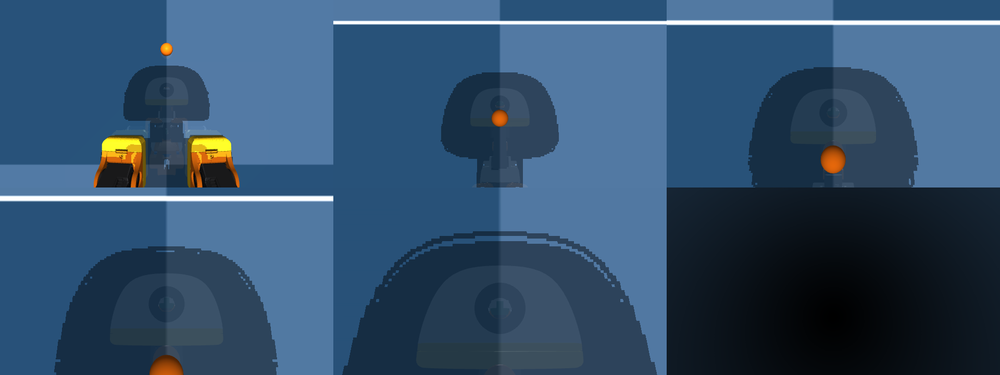
#> input picture cmu/grasp/visibility/strip.png, 1000 x 375 px, shrunk from 1920 x 720 before the run
$ python orange_target.py ../grasp/visibility/strip.png
#> lines starting #> are read from the running program, lines starting #| are printed output that depends on the picture; after the words box and inside, x2 and y2 are one past the last pixel; in counts of white or black regions, pixels touching at a corner belong together
#> in main, img is the input picture: shape (375, 1000, 3); mean B, G, R 107.7, 79.4, 50.7
#!/usr/bin/env python3
"""Orange-blob detector for the MicroDuck head camera (same recipe as omx-local/locate.py orange_mask).

    from orange_target import detect
    hit = detect(frame_bgr)                   # None when no blob >= min_area px, else a dict
    hit["cx"], hit["cy"]                       # centroid in pixels (x right, y down)
    hit["area"]                                # pixels in the largest connected component
    hit["bbox"]                                # (x, y, w, h)
    hit = detect(frame_bgr, mask=True)         # also returns hit["mask"], a uint8 0/255 image of that component

Recipe: BGR -> HSV, inRange(hsv_lo, hsv_hi), morphological open 5x5, largest connected component.

CLI (run with ~/.venvs/microduck-walk/bin/python):
    orange_target.py image.jpg [--out annotated.jpg] [--lo 5,120,120 --hi 22,255,255] [--min-area 80] [--hist]
    --hist prints the H/S/V percentiles of the whole image, to see what the floor/desk produces.
"""
import argparse

import cv2
import numpy as np

HSV_LO = (5, 120, 120)
HSV_HI = (22, 255, 255)
MIN_AREA = 80
KERNEL = np.ones((5, 5), np.uint8)


def detect(frame_bgr, hsv_lo=HSV_LO, hsv_hi=HSV_HI, min_area=MIN_AREA, mask=False, accept=None):
    """Largest in-range blob; accept(x, y, w, h) -> bool, when given, skips blobs it rejects (e.g. above the horizon)."""
#> called with hsv_lo = (5, 120, 120), hsv_hi = (22, 255, 255), min_area = 80, mask = True
    hsv = cv2.cvtColor(frame_bgr, cv2.COLOR_BGR2HSV)
#> hsv: shape (375, 1000, 3); mean H, S, V 103.2, 145.7, 109.7
    mk = cv2.inRange(hsv, tuple(hsv_lo), tuple(hsv_hi))
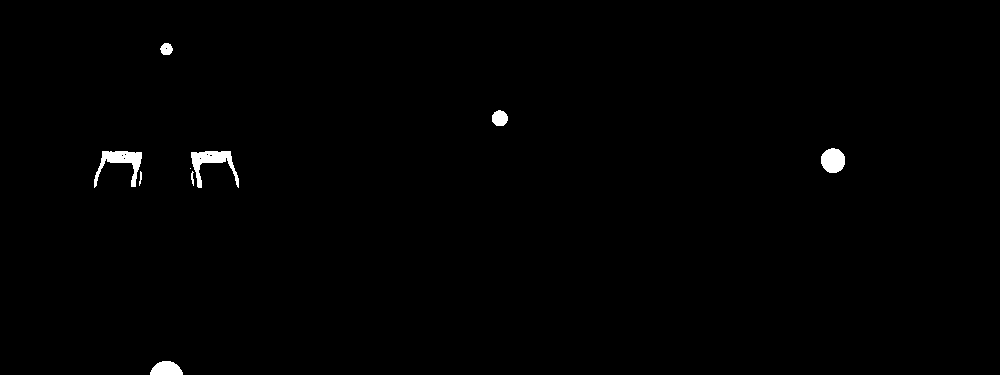
#> mk: shape (375, 1000); 0.68% white; 9 white regions (1 under 20 px), largest, box (x1, y1, x2, y2) and area: (191, 151, 239, 188) 665, (94, 151, 142, 188) 660, (821, 148, 845, 173) 476
    mk = cv2.morphologyEx(mk, cv2.MORPH_OPEN, KERNEL)
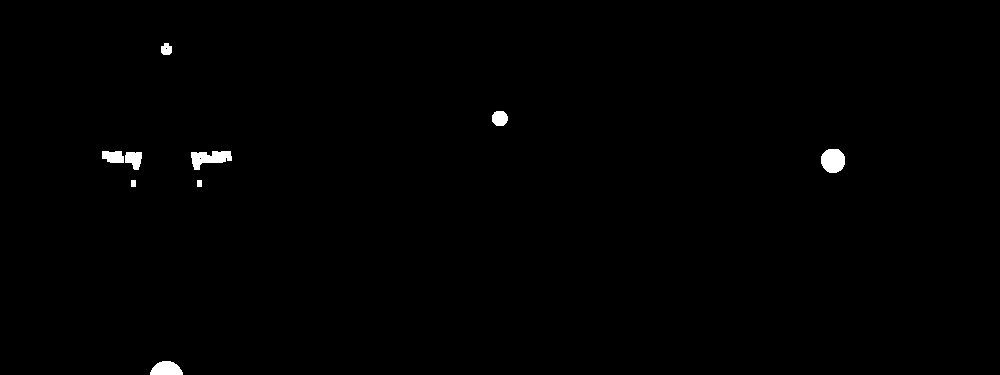
#> mk: shape (375, 1000); 0.57% white; 9 white regions, largest, box (x1, y1, x2, y2) and area: (821, 149, 845, 173) 472, (191, 151, 232, 170) 470, (150, 361, 183, 375) 356
    n, lab, stats, cents = cv2.connectedComponentsWithStats(mk)
#> lab: shape (375, 1000) int32; 10 distinct labels, from 0 to 9
#> n = 10; stats = [[0, 0, 1000, 375, 372874], [161, 43, 11, 12, 107], [492, 111, 16, 15, 199], [821, 149, 24, 24, 472], [102, 151, 22, 12, 225], [191, 151, 41, 19, 470], [125, 152, 17, 18, 227], [131, 180, 5, 7, 35], [197, 180, 5, 7, 35], [150, 361, 33, 14, 356]]; cents = [[500.4, 187], [166, 48.97], [499.4, 118], [832.6, 160.3], [112.9, 156.4], [209.4, 157.7], [133.5, 158.8], [133, 183], [199, 183], [165.9, 368.6]]
    if n < 2:
        return None
    k = None
    for j in 1 + np.argsort(-stats[1:, cv2.CC_STAT_AREA]):
        if stats[j, cv2.CC_STAT_AREA] < min_area:
            break
        if accept is None or accept(*(int(stats[j, i]) for i in (cv2.CC_STAT_LEFT, cv2.CC_STAT_TOP,
                                                                   cv2.CC_STAT_WIDTH, cv2.CC_STAT_HEIGHT))):
            k = int(j)
            break
#> this loop made 1 pass
#> (j, k) on pass 1: (3, 3)
    if k is None:
        return None
    area = int(stats[k, cv2.CC_STAT_AREA])
#> area = 472
    x, y, w, h = (int(stats[k, i]) for i in (cv2.CC_STAT_LEFT, cv2.CC_STAT_TOP, cv2.CC_STAT_WIDTH, cv2.CC_STAT_HEIGHT))
#> x = 821; y = 149; w = 24; h = 24
    # base_cx: centre column of the blob's lowest rows (the object's footprint); the whole-blob centroid of a tall
    # object seen from above sits outward of its base, which put a 9 cm box 4 cm off in y at 15 cm (sim, 2026-10-16)
    foot = lab[y + h - max(1, h // 10):y + h, x:x + w] == k
    cols = np.nonzero(foot.any(axis=0))[0]
#> cols = [6, 7, 8, 9, 10, 11, 12, 13, 14, 15, 16, 17]
    base_cx = float(x + (cols.min() + cols.max()) / 2.0) if cols.size else float(cents[k, 0])
#> base_cx = 832.5
    out = {"cx": float(cents[k, 0]), "cy": float(cents[k, 1]), "base_cx": base_cx, "area": area, "bbox": (x, y, w, h),
           "n_blobs": int(n - 1)}
#> out = {'cx': 832.6, 'cy': 160.3, 'base_cx': 832.5, 'area': 472, 'bbox': (821, 149, 24, 24), 'n_blobs': 9}
    if mask:
        out["mask"] = (lab == k).astype(np.uint8) * 255
    return out


def annotate(frame_bgr, hit):
    img = frame_bgr.copy()
    if hit is None:
        cv2.putText(img, "no orange", (8, 24), cv2.FONT_HERSHEY_SIMPLEX, 0.7, (0, 0, 255), 2)
        return img
    x, y, w, h = hit["bbox"]
    cv2.rectangle(img, (x, y), (x + w, y + h), (255, 0, 0), 2)
    cv2.drawMarker(img, (int(hit["cx"]), int(hit["cy"])), (0, 255, 0), cv2.MARKER_CROSS, 20, 2)
    cv2.putText(img, f"cx {hit['cx']:.0f} cy {hit['cy']:.0f} area {hit['area']}", (8, 24),
                cv2.FONT_HERSHEY_SIMPLEX, 0.7, (0, 255, 0), 2)
    return img


def hsv_summary(frame_bgr):
    hsv = cv2.cvtColor(frame_bgr, cv2.COLOR_BGR2HSV).reshape(-1, 3)
    out = {}
    for name, col in zip("HSV", hsv.T):
        out[name] = [int(v) for v in np.percentile(col, [5, 25, 50, 75, 95])]
    return out


def main():
    ap = argparse.ArgumentParser(description=__doc__, formatter_class=argparse.RawDescriptionHelpFormatter)
    ap.add_argument("image")
    ap.add_argument("--out", default=None, help="write an annotated copy here")
    ap.add_argument("--lo", default=",".join(map(str, HSV_LO)))
    ap.add_argument("--hi", default=",".join(map(str, HSV_HI)))
    ap.add_argument("--min-area", type=int, default=MIN_AREA)
    ap.add_argument("--hist", action="store_true", help="print H/S/V percentiles (5/25/50/75/95) of the image")
    ap.add_argument("--mask-out", default=None, help="write the in-range mask (before component selection) here")
    args = ap.parse_args()
    lo = tuple(int(v) for v in args.lo.split(","))
    hi = tuple(int(v) for v in args.hi.split(","))
    img = cv2.imread(args.image)
    if img is None:
        raise SystemExit(f"cannot read {args.image}")
    hit = detect(img, lo, hi, args.min_area, mask=True)
#> hit = 7 items
    if hit is None:
        print("no orange blob (largest component below min_area or none in range)")
    else:
        print(f"cx {hit['cx']:.1f} cy {hit['cy']:.1f} area {hit['area']} bbox {hit['bbox']} "
              f"blobs {hit['n_blobs']} image {img.shape[1]}x{img.shape[0]}")
#| cx 832.6 cy 160.3 area 472 bbox (821, 149, 24, 24) blobs 9 image 1000x375
    if args.hist:
        print("HSV percentiles 5/25/50/75/95:", hsv_summary(img))
    if args.mask_out:
        hsv = cv2.cvtColor(img, cv2.COLOR_BGR2HSV)
        cv2.imwrite(args.mask_out, cv2.morphologyEx(cv2.inRange(hsv, lo, hi), cv2.MORPH_OPEN, KERNEL))
    if args.out:
        cv2.imwrite(args.out, annotate(img, hit))
        print("wrote", args.out)


if __name__ == "__main__":
    main()
